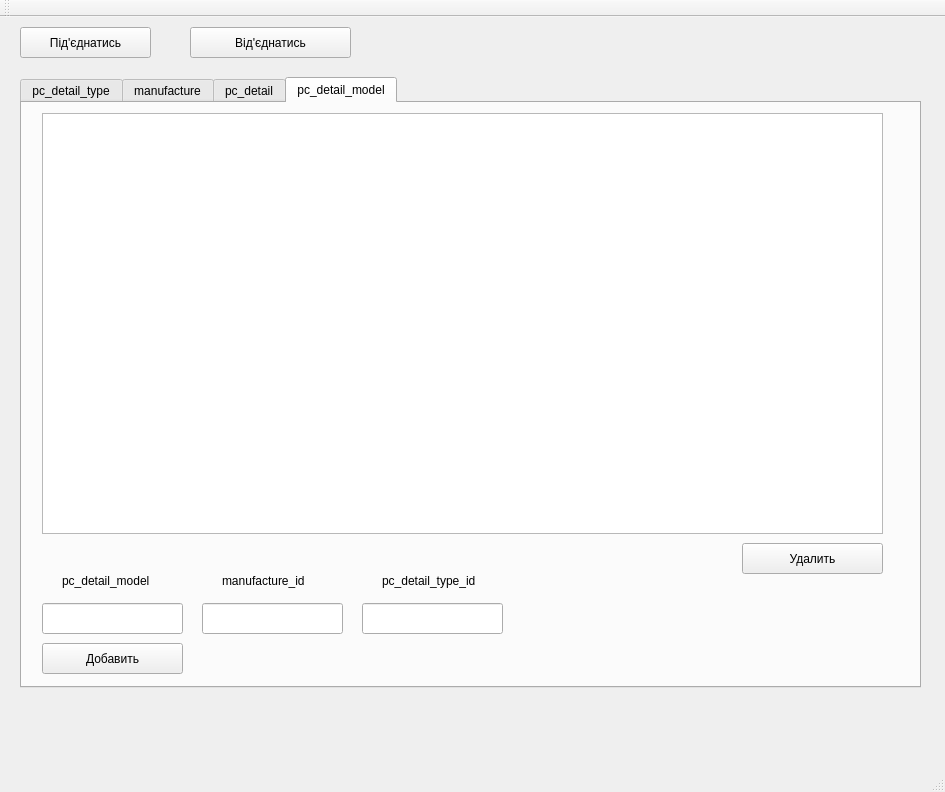
<?xml version="1.0" encoding="UTF-8"?>
<ui version="4.0">
 <class>MainWindow</class>
 <widget class="QMainWindow" name="MainWindow">
  <property name="geometry">
   <rect>
    <x>0</x>
    <y>0</y>
    <width>945</width>
    <height>792</height>
   </rect>
  </property>
  <property name="windowTitle">
   <string>MainWindow</string>
  </property>
  <widget class="QWidget" name="centralWidget">
   <widget class="QTabWidget" name="tabWidget">
    <property name="geometry">
     <rect>
      <x>20</x>
      <y>60</y>
      <width>901</width>
      <height>611</height>
     </rect>
    </property>
    <property name="currentIndex">
     <number>3</number>
    </property>
    <widget class="QWidget" name="tab">
     <attribute name="title">
      <string>pc_detail_type</string>
     </attribute>
     <widget class="QTableView" name="tableView">
      <property name="geometry">
       <rect>
        <x>20</x>
        <y>10</y>
        <width>841</width>
        <height>421</height>
       </rect>
      </property>
     </widget>
     <widget class="QPushButton" name="addButton">
      <property name="geometry">
       <rect>
        <x>20</x>
        <y>530</y>
        <width>141</width>
        <height>31</height>
       </rect>
      </property>
      <property name="text">
       <string>Додати</string>
      </property>
     </widget>
     <widget class="QPushButton" name="removeButton">
      <property name="geometry">
       <rect>
        <x>720</x>
        <y>440</y>
        <width>141</width>
        <height>31</height>
       </rect>
      </property>
      <property name="text">
       <string>Видалити</string>
      </property>
     </widget>
     <widget class="QLineEdit" name="lineEdit">
      <property name="geometry">
       <rect>
        <x>20</x>
        <y>490</y>
        <width>141</width>
        <height>31</height>
       </rect>
      </property>
     </widget>
     <widget class="QLabel" name="label">
      <property name="geometry">
       <rect>
        <x>50</x>
        <y>450</y>
        <width>81</width>
        <height>31</height>
       </rect>
      </property>
      <property name="text">
       <string>pc_detail_type</string>
      </property>
     </widget>
    </widget>
    <widget class="QWidget" name="tab_2">
     <attribute name="title">
      <string>manufacture</string>
     </attribute>
     <widget class="QTableView" name="secondTableView">
      <property name="geometry">
       <rect>
        <x>20</x>
        <y>10</y>
        <width>841</width>
        <height>421</height>
       </rect>
      </property>
     </widget>
     <widget class="QPushButton" name="addButton_2">
      <property name="geometry">
       <rect>
        <x>20</x>
        <y>540</y>
        <width>141</width>
        <height>31</height>
       </rect>
      </property>
      <property name="text">
       <string>Добавить</string>
      </property>
     </widget>
     <widget class="QPushButton" name="removeButton_3">
      <property name="geometry">
       <rect>
        <x>720</x>
        <y>440</y>
        <width>141</width>
        <height>31</height>
       </rect>
      </property>
      <property name="text">
       <string>Удалить</string>
      </property>
     </widget>
     <widget class="QLineEdit" name="lineEdit_2">
      <property name="geometry">
       <rect>
        <x>20</x>
        <y>489</y>
        <width>141</width>
        <height>31</height>
       </rect>
      </property>
     </widget>
     <widget class="QLabel" name="label_2">
      <property name="geometry">
       <rect>
        <x>50</x>
        <y>455</y>
        <width>101</width>
        <height>21</height>
       </rect>
      </property>
      <property name="text">
       <string>Manufature_name</string>
      </property>
     </widget>
    </widget>
    <widget class="QWidget" name="tab_5">
     <attribute name="title">
      <string>pc_detail</string>
     </attribute>
     <widget class="QTableView" name="secondTableView_3">
      <property name="geometry">
       <rect>
        <x>20</x>
        <y>10</y>
        <width>841</width>
        <height>421</height>
       </rect>
      </property>
     </widget>
     <widget class="QPushButton" name="addButton_3">
      <property name="geometry">
       <rect>
        <x>20</x>
        <y>540</y>
        <width>141</width>
        <height>31</height>
       </rect>
      </property>
      <property name="text">
       <string>Добавить</string>
      </property>
     </widget>
     <widget class="QPushButton" name="removeButton_4">
      <property name="geometry">
       <rect>
        <x>720</x>
        <y>440</y>
        <width>141</width>
        <height>31</height>
       </rect>
      </property>
      <property name="text">
       <string>Удалить</string>
      </property>
     </widget>
     <widget class="QLabel" name="label_3">
      <property name="geometry">
       <rect>
        <x>40</x>
        <y>460</y>
        <width>101</width>
        <height>16</height>
       </rect>
      </property>
      <property name="text">
       <string>pc_detail_model_id</string>
      </property>
     </widget>
     <widget class="QLabel" name="label_4">
      <property name="geometry">
       <rect>
        <x>210</x>
        <y>460</y>
        <width>91</width>
        <height>16</height>
       </rect>
      </property>
      <property name="text">
       <string>detail_name</string>
      </property>
     </widget>
     <widget class="QLabel" name="label_5">
      <property name="geometry">
       <rect>
        <x>370</x>
        <y>460</y>
        <width>101</width>
        <height>16</height>
       </rect>
      </property>
      <property name="text">
       <string>detail_price</string>
      </property>
     </widget>
     <widget class="QLineEdit" name="lineEdit_3">
      <property name="geometry">
       <rect>
        <x>20</x>
        <y>490</y>
        <width>141</width>
        <height>31</height>
       </rect>
      </property>
     </widget>
     <widget class="QLineEdit" name="lineEdit_4">
      <property name="geometry">
       <rect>
        <x>180</x>
        <y>490</y>
        <width>141</width>
        <height>31</height>
       </rect>
      </property>
     </widget>
     <widget class="QLineEdit" name="lineEdit_5">
      <property name="geometry">
       <rect>
        <x>340</x>
        <y>490</y>
        <width>141</width>
        <height>31</height>
       </rect>
      </property>
     </widget>
    </widget>
    <widget class="QWidget" name="tab_6">
     <attribute name="title">
      <string>pc_detail_model</string>
     </attribute>
     <widget class="QTableView" name="secondTableView_4">
      <property name="geometry">
       <rect>
        <x>20</x>
        <y>10</y>
        <width>841</width>
        <height>421</height>
       </rect>
      </property>
     </widget>
     <widget class="QPushButton" name="addButton_4">
      <property name="geometry">
       <rect>
        <x>20</x>
        <y>540</y>
        <width>141</width>
        <height>31</height>
       </rect>
      </property>
      <property name="text">
       <string>Добавить</string>
      </property>
     </widget>
     <widget class="QPushButton" name="removeButton_2">
      <property name="geometry">
       <rect>
        <x>720</x>
        <y>440</y>
        <width>141</width>
        <height>31</height>
       </rect>
      </property>
      <property name="text">
       <string>Удалить</string>
      </property>
     </widget>
     <widget class="QLabel" name="label_6">
      <property name="geometry">
       <rect>
        <x>40</x>
        <y>470</y>
        <width>101</width>
        <height>16</height>
       </rect>
      </property>
      <property name="text">
       <string>pc_detail_model</string>
      </property>
     </widget>
     <widget class="QLabel" name="label_7">
      <property name="geometry">
       <rect>
        <x>200</x>
        <y>470</y>
        <width>101</width>
        <height>16</height>
       </rect>
      </property>
      <property name="text">
       <string>manufacture_id</string>
      </property>
     </widget>
     <widget class="QLabel" name="label_8">
      <property name="geometry">
       <rect>
        <x>360</x>
        <y>470</y>
        <width>101</width>
        <height>16</height>
       </rect>
      </property>
      <property name="text">
       <string>pc_detail_type_id</string>
      </property>
     </widget>
     <widget class="QLineEdit" name="lineEdit_6">
      <property name="geometry">
       <rect>
        <x>340</x>
        <y>500</y>
        <width>141</width>
        <height>31</height>
       </rect>
      </property>
     </widget>
     <widget class="QLineEdit" name="lineEdit_7">
      <property name="geometry">
       <rect>
        <x>180</x>
        <y>500</y>
        <width>141</width>
        <height>31</height>
       </rect>
      </property>
     </widget>
     <widget class="QLineEdit" name="lineEdit_8">
      <property name="geometry">
       <rect>
        <x>20</x>
        <y>500</y>
        <width>141</width>
        <height>31</height>
       </rect>
      </property>
     </widget>
    </widget>
   </widget>
   <widget class="QPushButton" name="connectButton">
    <property name="geometry">
     <rect>
      <x>20</x>
      <y>10</y>
      <width>131</width>
      <height>31</height>
     </rect>
    </property>
    <property name="text">
     <string>Під'єднатись</string>
    </property>
   </widget>
   <widget class="QPushButton" name="disconectButton">
    <property name="geometry">
     <rect>
      <x>190</x>
      <y>10</y>
      <width>161</width>
      <height>31</height>
     </rect>
    </property>
    <property name="text">
     <string>Від'єднатись</string>
    </property>
   </widget>
   <widget class="QLabel" name="statusString">
    <property name="geometry">
     <rect>
      <x>20</x>
      <y>690</y>
      <width>841</width>
      <height>41</height>
     </rect>
    </property>
    <property name="text">
     <string/>
    </property>
   </widget>
  </widget>
  <widget class="QMenuBar" name="menuBar">
   <property name="geometry">
    <rect>
     <x>0</x>
     <y>0</y>
     <width>945</width>
     <height>21</height>
    </rect>
   </property>
  </widget>
  <widget class="QToolBar" name="mainToolBar">
   <attribute name="toolBarArea">
    <enum>TopToolBarArea</enum>
   </attribute>
   <attribute name="toolBarBreak">
    <bool>false</bool>
   </attribute>
  </widget>
  <widget class="QStatusBar" name="statusBar"/>
 </widget>
 <layoutdefault spacing="6" margin="11"/>
 <resources/>
 <connections/>
</ui>
